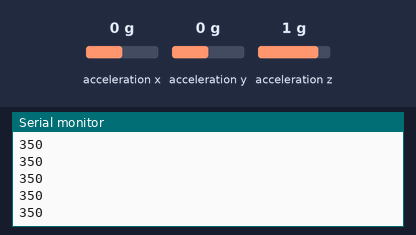
Bench run of a sketch on a simulated Arduino Uno, built with avr-gcc and run on an emulated ATmega328P. On the bench: the last lines printed to the serial monitor. Wiring (inferred from the names in the program): MPU-6050 motion sensor at I2C address 0x68. Inputs (shaded band) come from the test bench; at power-on: acceleration y 0 g, acceleration x 0 g, acceleration z 1 g.

Above: at 1.4 s.
1.5 s: acceleration y set to -1.4 g
At 2.1 s:
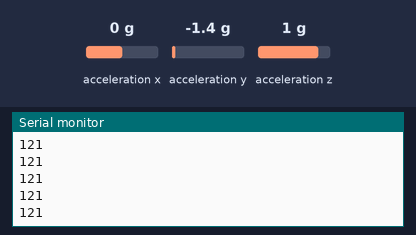
3.0 s: acceleration y set to -0.8 g
At 3.9 s:
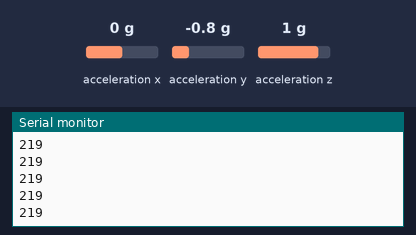
Timing chart, 0 to 6.0 s (numbered marks = the images above; inputs shaded):
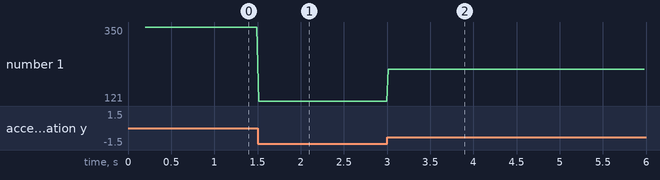

The sketch:

get_y_i2c.ino
```cpp
//  MPU6050 3axix 3gyro  GY521module
#include <Wire.h>

#define MPU6050_ADDR 0x68
#define MPU6050_AX  0x3B
#define MPU6050_AY  0x3D
#define MPU6050_AZ  0x3F
#define MPU6050_TP  0x41    //  data not used
#define MPU6050_GX  0x43
#define MPU6050_GY  0x45
#define MPU6050_GZ  0x47

short int AccX, AccY, AccZ;


void setup() {
  Serial.begin(19200);
  delay(100);
  Wire.begin();
  Wire.beginTransmission(MPU6050_ADDR);
  Wire.write(0x6B);
  Wire.write(0);
  Wire.endTransmission();
  delay(100);

}

void loop() {
  //  send start address
  Wire.beginTransmission(MPU6050_ADDR);
  Wire.write(MPU6050_AX);
  Wire.endTransmission();
  //  Wire.requestFrom(MPU6050_ADDR, 14);
  Wire.requestFrom(MPU6050_ADDR, 6);
  //  get 6bytes
  AccX = Wire.read() << 8;  AccX |= Wire.read();
  AccY = Wire.read() << 8;  AccY |= Wire.read();
  //AccZ = Wire.read() << 8;  AccZ |= Wire.read();
  // get -15000 < 0 < 15000


  // map -15000 ~ 15000 to 200 ~ 500
  AccY = AccY/100 + 350;
  Serial.print(AccY);
  Serial.println("");
  delay(20);

}
```

Measured:
- after the input at 1.5 s, the serial monitor: prints a new line at once (image 1)
- after the input at 3.0 s, the serial monitor: prints a new line at once (image 2)
- plotted number 1: 350 → 121 after the input at 1.5 s, 121 → 219 after the input at 3.0 s
